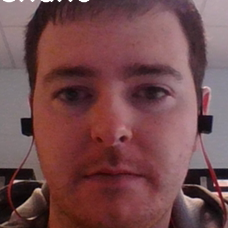
#> input picture my-image.png, 228 x 228 px, given in place of the camera
$ python UpBoard.py
#> lines starting #> are read from the running program, lines starting #| are printed output that depends on the picture; after the words box and inside, x2 and y2 are one past the last pixel; in counts of white or black regions, pixels touching at a corner belong together
#   Shane Mc Donagh
#   Smart Sprayer
#   Final Year Project

import cv2
import imutils
import numpy as np
import time
import pickle
import socket
import threading
import os
from PIL import Image
import io
import sys
import time

global trackCount
trackCount = 1

lock = threading.Lock()

cap = cv2.VideoCapture(0)
time.sleep(2.0)
myDictList = []
detectedList = []
dataToSend = []
dataReceived = []
threadStop = False

def make_1080p():
    cap.set(3, 1920)
    cap.set(4, 1080)

def recieveThread():
    global lock
    HOST = '192.168.0.185'
    HEADERSIZE = 10

    while not threadStop:
        try:
            s = socket.socket(socket.AF_INET, socket.SOCK_STREAM)
            #s.connect((socket.gethostname(), 12243))
            s.connect(('192.168.0.100', 12243))
            full_msg = b''
            new_msg = True
            while True:
                msg = s.recv(5)
                if new_msg:
                    print("new msg len:", msg[:HEADERSIZE])
                    msglen = int(msg[:HEADERSIZE])
                    new_msg = False

                #print("full message length:")

                full_msg += msg

                #print(len(full_msg))

                if len(full_msg) - HEADERSIZE == msglen:
                    print("full msg recvd")
                    print(full_msg[HEADERSIZE:])
                    d = pickle.loads(full_msg[HEADERSIZE:])
                    print("GOT..................."+str(d.get("index")))
                    dataReceived.append(d)
                    new_msg = True
                    full_msg = b""
                    break

        except:
            pass

def sendThread():
    global lock
    HOST = '192.168.0.102'
    HEADERSIZE = 10
    s = socket.socket(socket.AF_INET, socket.SOCK_STREAM)
    #s.bind((socket.gethostname(), 1243))
    s.bind(('192.168.0.102', 12345))
    while not threadStop:
        s.listen(5)
        if len(dataToSend) > 0:
            if dataToSend[0].get("index") not in detectedList:
                clientsocket, address = s.accept()
                #print("Connection from "+address+" has been established.")
                msg = dataToSend[0]
                msg = pickle.dumps(msg)
                msg = bytes('{:<10}'.format(len(msg)), 'utf-8') + msg
                #print(msg)
                clientsocket.send(msg)
                lock.acquire()
                del dataToSend[0]
                lock.release()
            else:
                lock.acquire()
                del dataToSend[0]
                lock.release()
        else:
            pass


# [12 lines left out: function addImage, not called in this run]


def updatetime():
    listsToDelete =[]
    for x in range(len(myDictList)):
        #print(len(myDictList))
        if myDictList[x].get("time") > 60:
            listsToDelete.insert(0, x)
        else:
            myDictList[x].update({"time": (myDictList[x].get("time") + 1)})
            myDictList[x].update({"sendTime": (myDictList[x].get("sendTime") + 1)})
    if len(listsToDelete) > 0:
        for x in range(len(listsToDelete)):
            del myDictList[listsToDelete[x]]


# [38 lines left out: functions trackitem, checkForMatches, not called in this run]


def spray(x, y):
    print("Sprayed " + str(x) + " " + str(y))
    os.popen('sudo python PumpServo.py')


def main():
    thread = threading.Thread(target=sendThread)
    thread.start()
    thread2 = threading.Thread(target=recieveThread)
    thread2.start()
    make_1080p
    while True:
        success, frame = cap.read()
#> frame is the input picture: shape (228, 228, 3); mean B, G, R 76.2, 74, 115.5
        frame = imutils.resize(frame, width=600)
#> frame: shape (600, 600, 3)
        dummy_frame = imutils.resize(frame, width=600)
        blurred_frame = cv2.GaussianBlur(dummy_frame, (15, 15), 0)
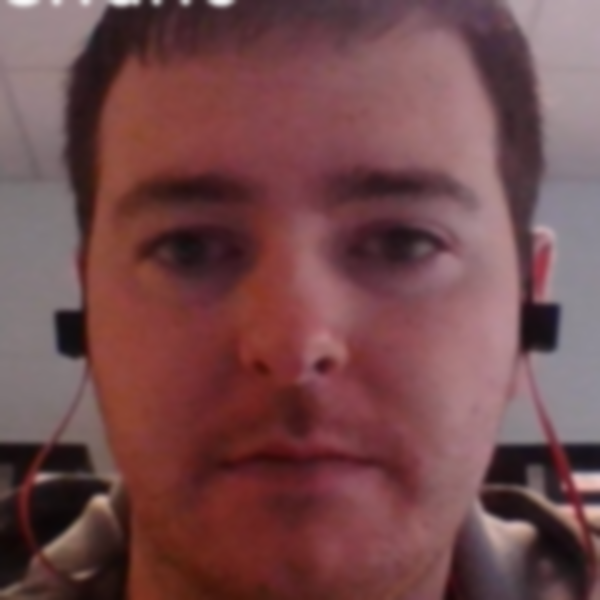
#> blurred_frame: shape (600, 600, 3); mean B, G, R 76.2, 73.9, 115.5

        # Convert BGR to HSV
        hsv = cv2.cvtColor(blurred_frame, cv2.COLOR_BGR2HSV)
#> hsv: shape (600, 600, 3); mean H, S, V 119.9, 102.3, 115.7
        sensitivity = 25

        lower_green = np.array([50 - sensitivity, 50, 60])
        upper_green = np.array([70 + sensitivity, 255, 255])
        mask = cv2.inRange(hsv, lower_green, upper_green)  # I have the Green threshold image.
#> mask: shape (600, 600); every value is 0

        contours, _ = cv2.findContours(mask, cv2.RETR_TREE, cv2.CHAIN_APPROX_NONE)
#> contours = []
        rects = []
        for contour in contours:
            area = cv2.contourArea(contour)
            if area > 8000:
                cv2.drawContours(dummy_frame, contour, -1, (0, 255, 0), 3)
                rects.append(cv2.boundingRect(contour))
                x, y, w, h = cv2.boundingRect(contour)
                d = trackitem(round(x+(w*.5)), round(y+(h*.5)))
                cv2.putText(dummy_frame, "Track ID:"+str(d.get("index")),
                            (round(x+(w*.2)), round(y+(h*.5))), cv2.FONT_HERSHEY_SIMPLEX, 1, (0, 0, 255),2)
                cv2.putText(dummy_frame, "Name:"+str(d.get("name")),
                            (round(x+(w*.2)), round(y+(h*.6))), cv2.FONT_HERSHEY_SIMPLEX, 1, (0, 0, 255),2)
                lat ="NOTSET"
                lon="NOTSET"
                if d.get("detected") == 0 and d.get("sendTime") > 10:
                    for q in range(len(myDictList)):
                        if myDictList[q].get("index") == d.get("index"):
                            myDictList[q].update({"sendTime": 0})
                            myCmd = os.popen('sudo cat /dev/ttyS4 | grep -E -m1 GPGGA').read()
                            try:
                                b = myCmd.split(",")
                                lon = (float(b[2]) / 100)
                                lat = (float(b[4]) / 100)
                                if "W" in b[5]:
                                    lat = -lat
                            except:
                                lon = "NOT SET"
                                lat = "NOT SET"
                            myDictList[q].update({"lon": lon})
                            myDictList[q].update({"lat": lat})
                    crop_img = frame[y:y + h, x:x + w]
                    addImage(crop_img, d.get("index"),lon,lat)
                elif d.get("detected") == 1 and d.get("sprayed") == 0:
                    thread3 = threading.Thread(target=spray, args=(d.get("locX"), d.get("locY")))
                    thread3.start()
                    for q in range(len(myDictList)):
                        if myDictList[q].get("index") == d.get("index"):
                            myDictList[q].update({"sprayed": 1})
                            detectedList.append(myDictList[q].get("index"))
#> this loop made 0 passes
#> after the loop, detectedList = []; rects = []

        updatetime()
        if len(dataReceived) > 0:
            checkForMatches(dataReceived[0])
            del dataReceived[0]

        cv2.imshow('frame', frame)
        cv2.imshow('dummyFrame', dummy_frame)
        cv2.imshow('mask', mask)

        # Esc to quit
        if cv2.waitKey(1) & 0xFF == 27:
#> (key Esc is pressed here)
            break

    threadStop = True
    cap.release()
    cv2.destroyAllWindows()


if __name__ == "__main__":
    main()

$ run again, on 1.jpg
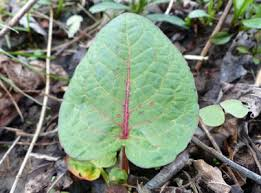
#> input picture 1.jpg, 261 x 193 px, given in place of the camera
#> in main, frame is the input picture: shape (193, 261, 3); mean B, G, R 116.8, 135.2, 121.7
#> frame: shape (443, 600, 3)
#> hsv: shape (443, 600, 3); mean H, S, V 66.1, 49.9, 139.7
#> in main, `mask = cv2.inRange(hsv, lower_green, upper_green)`:
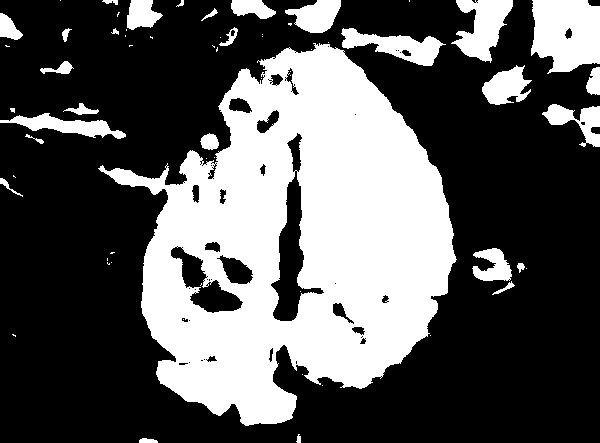
#> mask: shape (443, 600); 35.1% white; 63 white regions (35 under 20 px)
#> contours = 146 contours, 96 with area under 20; largest, box (x1, y1, x2, y2) and area: (98, 43, 457, 426) 82140, (531, 0, 600, 74) 4106, (270, 170, 325, 322) 2994, (451, 0, 513, 63) 2014, (170, 246, 244, 314) 1879
#> the loop in main, `for contour in contours:` made 146 passes
#> (area, x, y, w, h) on pass 36: (82140, 98, 43, 359, 383)
#> after the loop in main, `for contour in contours:`:
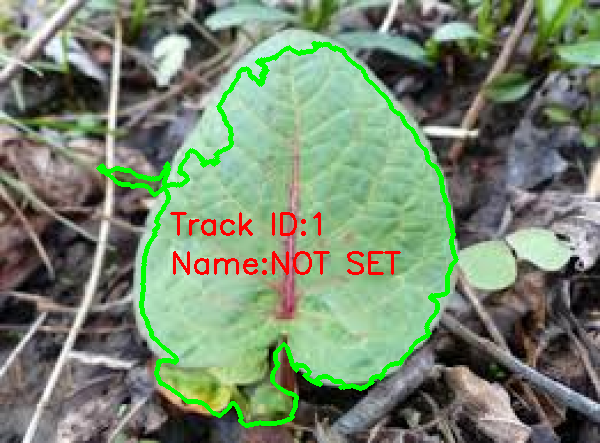
#> dummy_frame: shape (443, 600, 3); mean B, G, R 111.3, 135.5, 118.5
#> after the loop in main, `for contour in contours:`: detectedList = []; rects = [(98, 43, 359, 383)]
#> the loop in updatetime, `for x in range(len(myDictList)):` made 1 pass
#> after the loop in updatetime, `for x in range(len(myDictList)):`: listsToDelete = []
